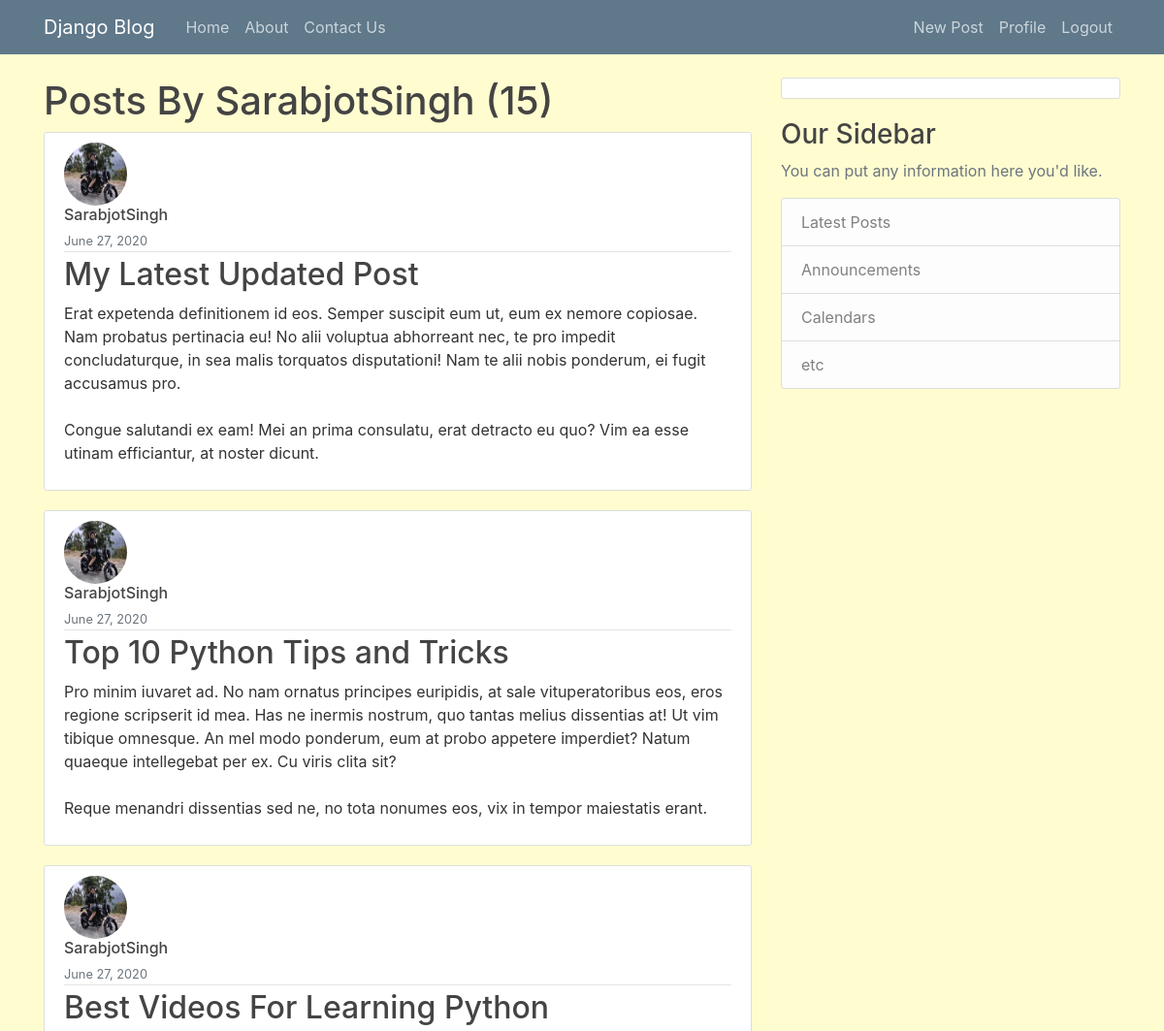
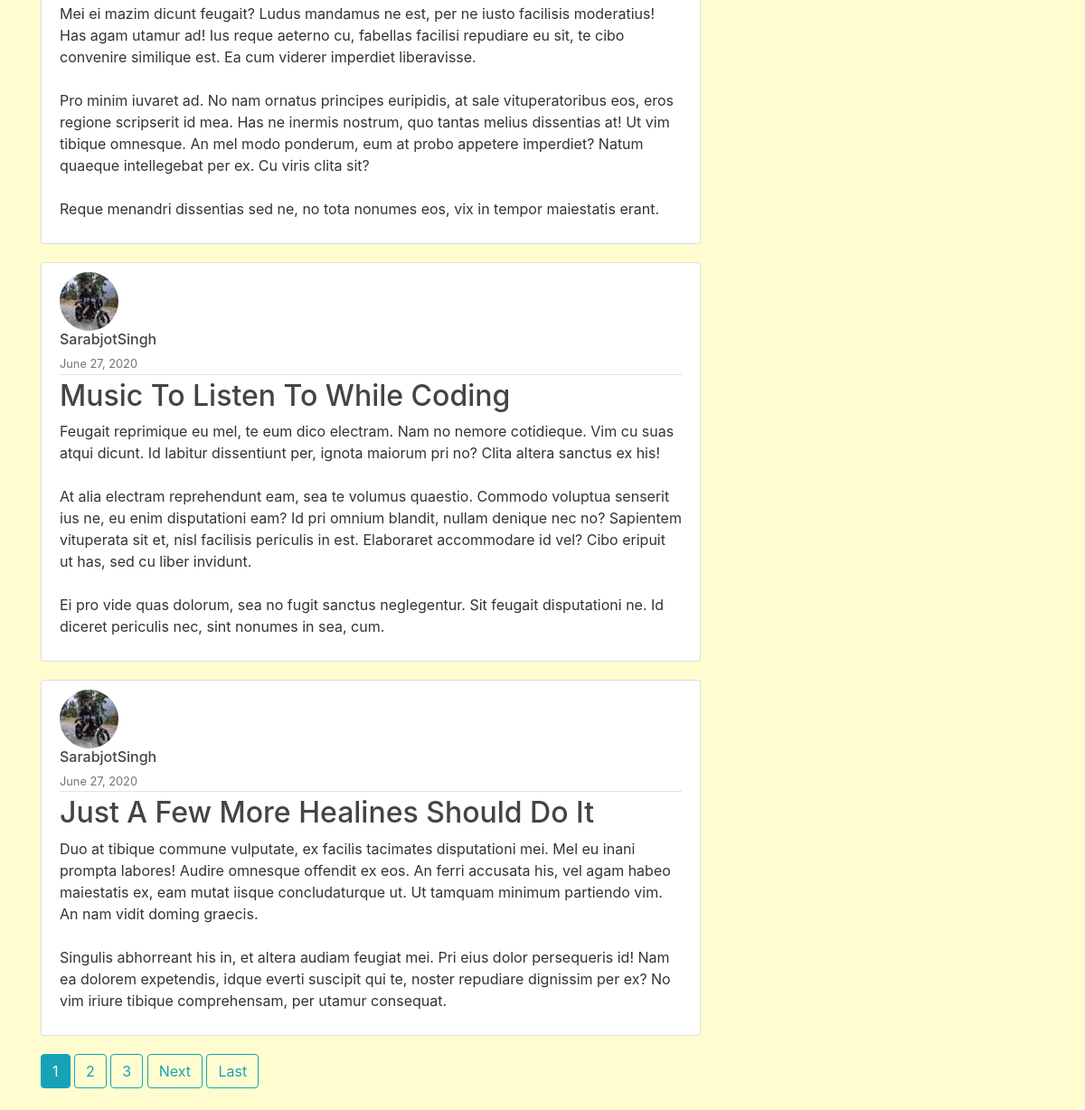
The app's page /blog/user/SarabjotSingh/ (signed in) with its own data (2 pictures, top to bottom).
### blog/models.py (models this page shows, shortened)
class Posts(models.Model):
    title = models.CharField(max_length = 50,default="Unknown Title")
    content = models.TextField()
    date_posted = models.DateTimeField(default=timezone.now)
    author = models.ForeignKey(User, on_delete=models.CASCADE)

### users/models.py (models this page shows, shortened)
class profile(models.Model):
    user = models.OneToOneField(User, on_delete = models.CASCADE)
    image = models.ImageField(default = 'default.png', upload_to = 'profile_pics')

### blog/views.py (the view)
# urls.py: path('user/<str:username>/', UserPostListView.as_view(), name='user-posts'),
class UserPostListView(LoginRequiredMixin, ListView):
    model = Posts
    template_name = 'blog/user_posts.html'
    paginate_by = 5
    context_object_name = 'posts'
    def get_queryset(self):
        user = get_object_or_404(User, username=self.kwargs.get('username'))
        return Posts.objects.filter(author=user).order_by('-date_posted')

### blog/templates/blog/user_posts.html (shortened to what this page needs)
{% extends 'blog/base.html' %}
{% block content %}
    <h1>Posts By {{ view.kwargs.username }} ({{ page_obj.paginator.count }})</h1>
    {% for post in posts %}
        <article class="media content-section">
          <div class="media-body">
            <div class="article-metadata">
              <img class="rounded-circle article-img" src="{{ post.author.profile.image.url }}">
              <h6 class="mr-2">{{ post.author }}</h6>
              <small class="text-muted">{{ post.date_posted|date:"F d, Y" }}</small>
            </div>
            <h2><a class="article-title" href="{% url 'post-detail' post.id%}">{{ post.title }}</a></h2>
            <p class="article-content">{{ post.content }}</p>
          </div>
        </article>
    {% endfor %}
    {% if is_paginated %}
        {% for num in page_obj.paginator.page_range %}
            {% if page_obj.number == num %}
                <a class="btn btn-info mb-4" href="?page={{ num }}">{{ num }}</a>
            {% elif num > page_obj.number|add:'-3' and num < page_obj.number|add:'3' %}
                <a class="btn btn-outline-info mb-4" href="?page={{ num }}">{{ num }}</a>
            {% endif %}
        {% endfor %}
        {% if page_obj.has_next %}
            <a class="btn btn-outline-info mb-4" href="?page={{ page_obj.next_page_number }}">Next</a>
            <a class="btn btn-outline-info mb-4" href="?page={{ page_obj.paginator.num_pages }}">Last</a>
        {% endif %}
    {% endif %}
{% endblock content %}

### blog/static/blog/main.css (style rules this page uses)
body { background: #FFFDD0; color: #333333; margin-top: 5rem; }
h1, h2, h3, h4, h5, h6 { color: #444444; }
.content-section { background: #ffffff; padding: 10px 20px; border: 1px solid #dddddd; border-radius: 3px; margin-bottom: 20px; }
.article-title { color: #444444; }
.article-content { white-space: pre-line; }
.article-img { height: 65px; width: 65px; margin-right: 16px; }
.article-metadata { padding-bottom: 1px; margin-bottom: 4px; border-bottom: 1px solid #e3e3e3 }

### records on screen
Posts: author.profile.image (picture), author "SarabjotSingh", date_posted "June 27, 2020", title "My Latest Updated Post", content "Erat expetenda definitionem id eos. Semper suscipit eum ut, eum ex nemore copiosae. Nam probatus pertinacia eu! No alii voluptua abhorreant nec, te pro impedit concludaturque, in sea malis torquatos disputationi! Nam te alii nobis ponderum, ei fugit accusamus pro. Congue salutandi ex eam! Mei an prima consulatu, erat detracto eu quo? Vim ea esse utinam efficiantur, at noster dicunt."
Posts: author.profile.image (picture), author "SarabjotSingh", date_posted "June 27, 2020", title "Top 10 Python Tips and Tricks", content "Pro minim iuvaret ad. No nam ornatus principes euripidis, at sale vituperatoribus eos, eros regione scripserit id mea. Has ne inermis nostrum, quo tantas melius dissentias at! Ut vim tibique omnesque. An mel modo ponderum, eum at probo appetere imperdiet? Natum quaeque intellegebat per ex. Cu viris clita sit? Reque menandri dissentias sed ne, no tota nonumes eos, vix in tempor maiestatis erant."
Posts: author.profile.image (picture), author "SarabjotSingh", date_posted "June 27, 2020", title "Best Videos For Learning Python", content "Mei ei mazim dicunt feugait? Ludus mandamus ne est, per ne iusto facilisis moderatius! Has agam utamur ad! Ius reque aeterno cu, fabellas facilisi repudiare eu sit, te cibo convenire similique est. Ea cum viderer imperdiet liberavisse. Pro minim iuvaret ad. No nam ornatus principes euripidis, at sale vituperatoribus eos, eros regione scripserit id mea. Has ne inermis nostrum, quo tantas melius dissentias at! Ut vim tibique omnesque. An mel modo ponderum, eum at probo appetere imperdiet? Natum quaeque intellegebat per ex. Cu viris clita sit? Reque menandri dissentias sed ne, no tota nonumes eos, vix in tempor maiestatis erant."
Posts: author.profile.image (picture), author "SarabjotSingh", date_posted "June 27, 2020", title "Music To Listen To While Coding", content "Feugait reprimique eu mel, te eum dico electram. Nam no nemore cotidieque. Vim cu suas atqui dicunt. Id labitur dissentiunt per, ignota maiorum pri no? Clita altera sanctus ex his! At alia electram reprehendunt eam, sea te volumus quaestio. Commodo voluptua senserit ius ne, eu enim disputationi eam? Id pri omnium blandit, nullam denique nec no? Sapientem vituperata sit et, nisl facilisis periculis in est. Elaboraret accommodare id vel? Cibo eripuit ut has, sed cu liber invidunt. Ei pro vide quas dolorum, sea no fugit sanctus neglegentur. Sit feugait disputationi ne. Id diceret periculis nec, sint nonumes in sea, cum."
Posts: author.profile.image (picture), author "SarabjotSingh", date_posted "June 27, 2020", title "Just A Few More Healines Should Do It", content "Duo at tibique commune vulputate, ex facilis tacimates disputationi mei. Mel eu inani prompta labores! Audire omnesque offendit ex eos. An ferri accusata his, vel agam habeo maiestatis ex, eam mutat iisque concludaturque ut. Ut tamquam minimum partiendo vim. An nam vidit doming graecis. Singulis abhorreant his in, et altera audiam feugiat mei. Pri eius dolor persequeris id! Nam ea dolorem expetendis, idque everti suscipit qui te, noster repudiare dignissim per ex? No vim iriure tibique comprehensam, per utamur consequat."

### other values on screen
{{ view.kwargs.username }} "SarabjotSingh"
{{ page_obj.paginator.count }} "15"
{{ num }} "1"
{{ num }} "2" "3"
